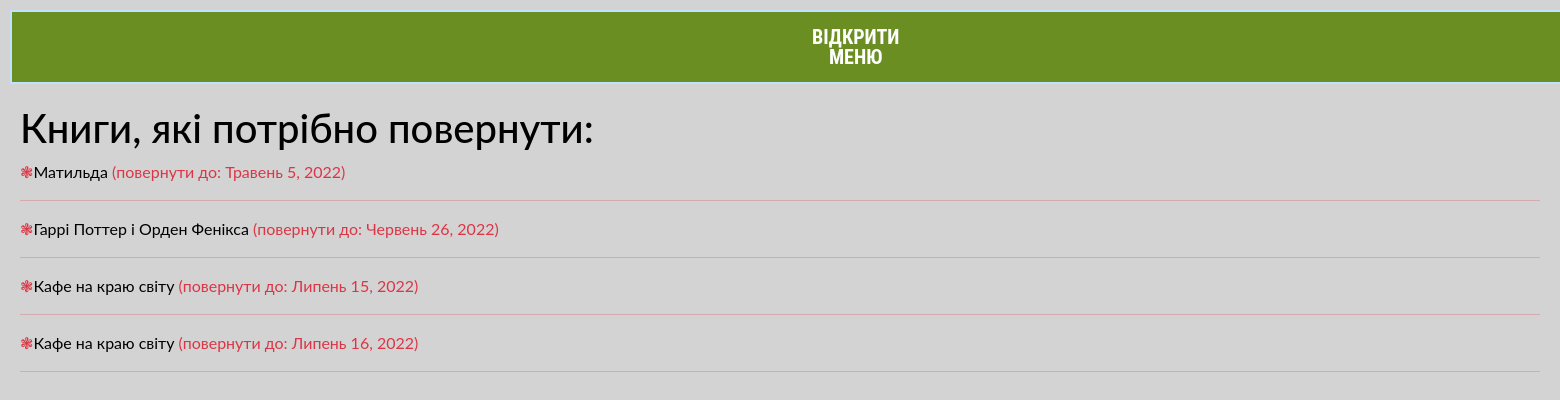
The app's page /catalog/mybooks/ (signed in) with its own data.
### catalog/models.py (models this page shows, shortened)
class BookInstance(models.Model):
    id = models.UUIDField(primary_key=True, default=uuid.uuid4,
                          help_text="Unique ID for this particular book across whole library")
    book = models.ForeignKey('book',on_delete=models.RESTRICT, null=True, verbose_name='Назва книги')
    imprint = models.CharField(max_length=200)
    due_back = models.DateField(null=True, blank=True, verbose_name='Дата повернення')
    borrower = models.ForeignKey(User, on_delete=models.SET_NULL, null=True, blank=True, verbose_name='Ким повернуто')
    @property
    def is_overdue(self):
        if self.due_back and date.today() > self.due_back:
            return True
        return False
    LOAN_STATUS = (
        ('d', 'На обслуговуванні'),
        ('o', 'Зайнято'),
        ('a', 'Доступно'),
        ('r', 'Зарезервовано'),
    )
    status = models.CharField(
        max_length=1,
        choices=LOAN_STATUS,
        blank=True,
        default='d',
        help_text='Book availability',
        verbose_name='Статус')
    class Meta:
        ordering = ['due_back']
        permissions = (("can_mark_returned", "Set book as returned"),)
        verbose_name='статус книги'
        verbose_name_plural = 'Статус книги'

class Book(models.Model):
    title = models.CharField(max_length=200, verbose_name='Назви книг')
    author = models.ForeignKey('Author', on_delete=models.SET_NULL, null=True, verbose_name='Автор')
    summary = models.TextField(max_length=1000, help_text="Enter a brief description of the book", verbose_name='Коротко про книгу')
    isbn = models.CharField(max_length=13,
                            unique=True,
                            help_text='13 Character <a href="https://www.isbn-international.org/content/what-isbn'
                                      '">ISBN number</a>')
    photo = models.ImageField(upload_to="photos/%Y/%m/%d/")
    genre = models.ManyToManyField(Genre, help_text="Select a genre for this book")
    language = models.ForeignKey('Language', on_delete=models.SET_NULL, null=True, verbose_name='Мова оригіналу')
    is_anonsed = models.BooleanField(default=False)
    time_create = models.DateTimeField(auto_now_add=True)
    time_update = models.DateTimeField(auto_now=True)
    year_of_creation = models.IntegerField()
    class Meta:
        ordering = ['title', 'author']
        verbose_name='книгу'
        verbose_name_plural = 'Книги'
    def display_genre(self):
        """Creates a string for the Genre. This is required to display genre in Admin."""
        return ', '.join([genre.name for genre in self.genre.all()[:3]])
    display_genre.short_description = 'Жанри'

### catalog/views.py (the view)
# urls.py: path('mybooks/', views.LoanedBooksByUserListView.as_view(), name='my-borrowed'),
class LoanedBooksByUserListView(LoginRequiredMixin, generic.ListView):
    model = BookInstance
    template_name = 'catalog/bookinstance_list_borrowed_user.html'
    paginate_by = 10
    def get_queryset(self):
        return BookInstance.objects.filter(borrower=self.request.user).filter(status__exact='o').order_by('due_back')

### catalog/templates/catalog/bookinstance_list_borrowed_user.html
{% extends "base_generic.html" %}
{% block content %}
    <h1>Книги, які потрібно повернути:</h1>
    {% if bookinstance_list %}
    <div class="bookinst">
      {% for bookinst in bookinstance_list %}
      <div class="{% if bookinst.is_overdue %}text-danger{% endif %}">
        &#10051;<a href="{% url 'book-detail' bookinst.book.pk %}">{{bookinst.book.title}}</a> (повернути до: {{ bookinst.due_back }})
      <hr></div>
      {% endfor %}
    </div>
    {% else %}
      <p>There are no books borrowed.</p>
    {% endif %}
{% endblock %}

### catalog/static/css/styles.css (style rules this page uses)
* { margin:0; padding: 0; }
.text-danger { color:red; }
.body-css { background-color: #d3d3d3; padding: 0; color: black; width: 100%; height: 100%; overflow-x:hidden; }
hr { width: 100%; }
.bookinst { list-style: none; }
body { font-family: "ptsans", "Lato", "Helvetica Neue", Helvetica, Arial, sans-serif; }
a { color: black; text-decoration: none; }

### records on screen
BookInstance: book "Матильда", due_back "Травень 5, 2022"
BookInstance: book "Гаррі Поттер i Орден Фенікса", due_back "Червень 26, 2022"
BookInstance: book "Кафе на краю світу", due_back "Липень 15, 2022"
BookInstance: book "Кафе на краю світу", due_back "Липень 16, 2022"
